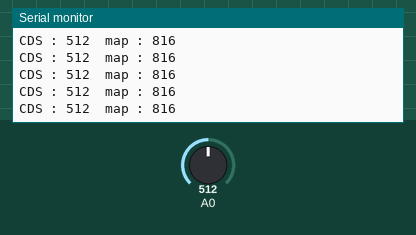
Recording of a sketch running on a simulated Arduino Uno, built with avr-gcc and run on an emulated ATmega328P. Parts: the last lines printed to the serial monitor. The test bench sets the inputs (shaded band); at power-on: A0 = 512.

Above: at 1.2 s.
1.3 s: A0 set to 108
At 2.0 s:
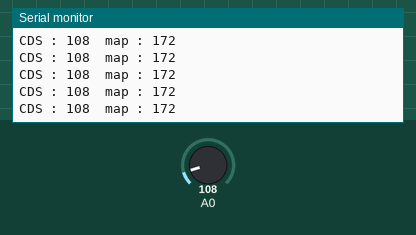
2.8 s: A0 set to 88
At 3.6 s:
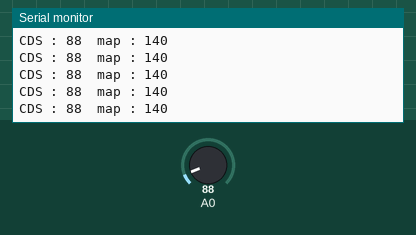
5.8 s: A0 set to 1023
At 6.7 s:
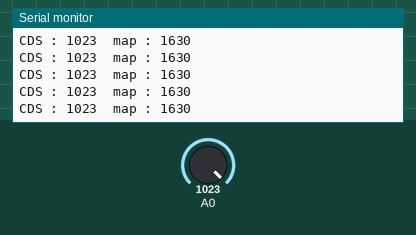
8.8 s: A0 set to 981
At 9.7 s:
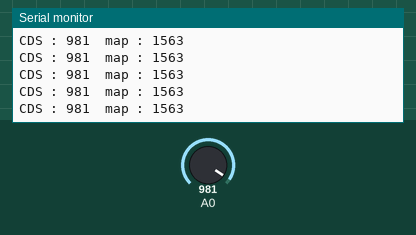
17.8 s: A0 set to 5
At 18.3 s:
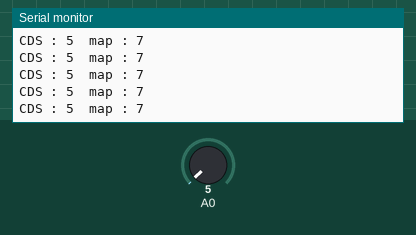
20.8 s: A0 set to 8
At 21.4 s:
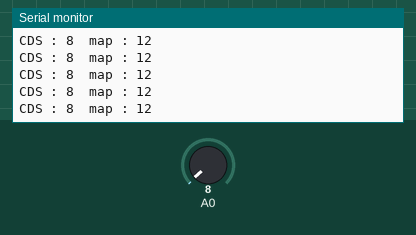
Timing chart, 0 to 23.8 s (numbered marks = the images above; inputs shaded):
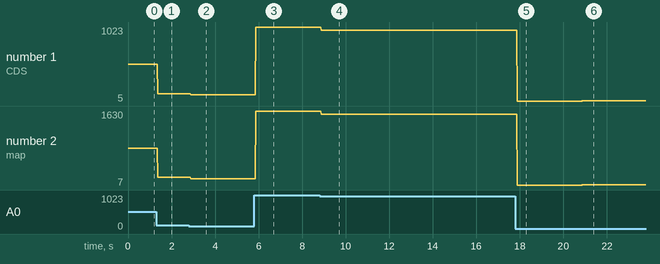

The sketch:

CDS.ino
```cpp
void setup() { //조도 센서
  Serial.begin(9600);
  pinMode(A0, INPUT);
}

void loop() {
  int val = analogRead(A0);
  int val2 = map(val, 0, 160, 0, 255);
  Serial.print("CDS : ");
  Serial.print(val);
  Serial.print("\t");
  Serial.print("map : ");
  Serial.println(val2);
}
```

Measured:
- after the input at 1.3 s, the serial monitor: prints a new line after 0.08 s (image 1)
- after the input at 2.8 s, the serial monitor: prints a new line after 0.08 s (image 2)
- after the input at 5.8 s, the serial monitor: prints a new line after 0.08 s (image 3)
- after the input at 8.8 s, the serial monitor: prints a new line after 0.07 s (image 4)
- after the input at 17.8 s, the serial monitor: prints a new line after 0.08 s (image 5)
- after the input at 20.8 s, the serial monitor: prints a new line after 0.07 s (image 6)
- plotted number 1: 512 → 108 after the input at 1.3 s, 108 → 88 after the input at 2.8 s, 88 → 1023 after the input at 5.8 s, 1023 → 981 after the input at 8.8 s, 981 → 5 after the input at 17.8 s
- plotted number 2: 816 → 172 after the input at 1.3 s, 172 → 140 after the input at 2.8 s, 140 → 1630 after the input at 5.8 s, 1630 → 1563 after the input at 8.8 s, 1563 → 7 after the input at 17.8 s
